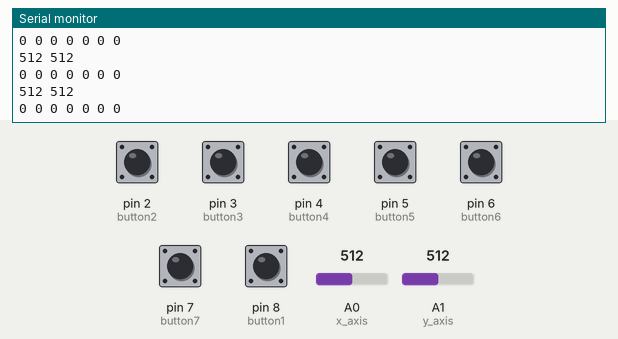
This sketch was run on a simulated Arduino Mega 2560, built with avr-gcc and run on an emulated ATmega2560. Parts: the last lines printed to the serial monitor. Inputs (shaded band) come from the test bench; at power-on: pin 2 (button2), pin 3 (button3), pin 4 (button4), pin 5 (button5), pin 6 (button6), pin 7 (button7), pin 8 (button1) LOW, A0 (x_axis) = 512, A1 (y_axis) = 512. No radio packets arrive unless stated.

Above: at 1.2 s.
1.3 s: A0 (x_axis) set to 716
At 1.35 s:
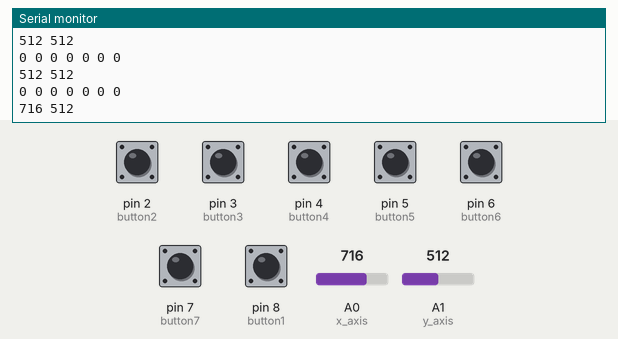
2.8 s: A1 (y_axis) set to 0
At 2.9 s:
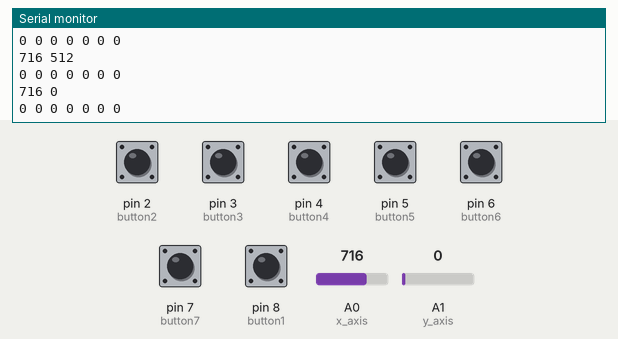
5.8 s: A1 (y_axis) set to 122
At 5.88 s:
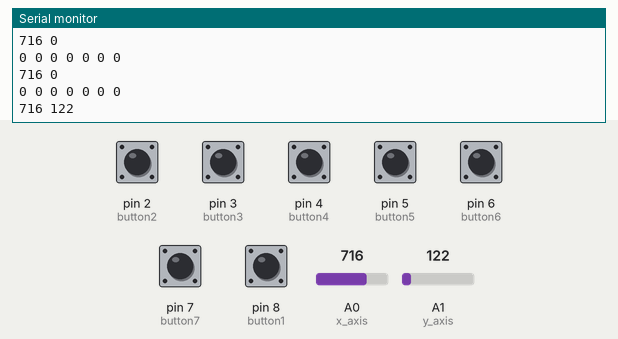
8.8 s: pin 2 (button2) pulled HIGH for 0.15 s
10.4 s: pin 3 (button3) pulled HIGH for 0.15 s
12.0 s: pin 4 (button4) pulled HIGH for 0.15 s
Timing chart, 0 to 14.6 s (numbered marks = the images above; inputs shaded):
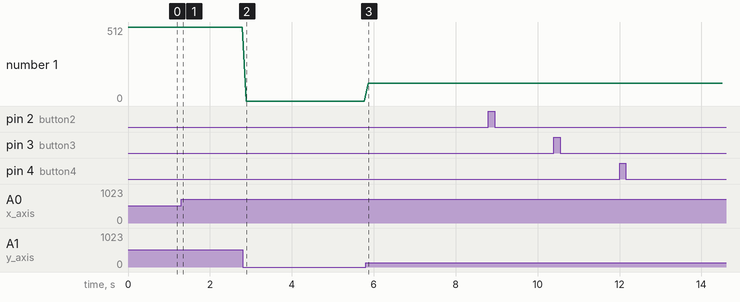

The sketch:

OjosRoboticosMandoCuadro.ino
```cpp
// (licence header left out)
//CONTROL MANDO A DISTANCIA
#include <SPI.h>
#include <nRF24L01.h>
#include <RF24.h>


//PINES DE COMUNICACION NRF24L01
#define CE_PIN   9
#define CSN_PIN 10


//DEFINIMOS LOS BOTONES Y POTENCIOMETROS DEL JOYSTICK
#define x_axis A0 // x axis
#define y_axis A1 //y axis
#define button1 8 // joystick button
#define button2 2 // A button
#define button3 3 // B button
#define button4 4 // C button
#define button5 5 // D button
#define button6 6 // E button
#define button7 7 // F button


//CANAL POR EL CUAL SE COMUNICA CON EL ARDUINO MEGA
const byte address[6] = "00002";
RF24 radio(CE_PIN, CSN_PIN);
int data[9];


void setup()
{
  Serial.begin(9600);

    //CONTROL MANDO A DISTANCIA
  radio.begin();
  radio.openWritingPipe(address);
  radio.stopListening();


   //CONTROL BOTONES
   pinMode(button1, INPUT);
  pinMode(button2, INPUT);
  pinMode(button3, INPUT);
  pinMode(button4, INPUT);
  pinMode(button5, INPUT);
  pinMode(button6, INPUT);
  pinMode(button7, INPUT);

}

void loop()
{

  //LECTURA DE VALORES
data[0] = analogRead(x_axis);
  data[1] = analogRead(y_axis);
  data[2] = digitalRead(button1);
  data[3] = digitalRead(button2);
  data[4] = digitalRead(button3);
  data[5] = digitalRead(button4);
  data[6] = digitalRead(button5);
  data[7] = digitalRead(button6);
  data[8] = digitalRead(button7);
  radio.write( data, sizeof(data) );

//MOSTRAMOS LOS VALORES POR EL MONITOR SERIAL
  Serial.print(analogRead(x_axis));
  Serial.print(" ");
  Serial.print(analogRead(y_axis));
  Serial.println(" ");
  Serial.print(digitalRead(button1));
  Serial.print(" ");
    Serial.print(digitalRead(button2));
  Serial.print(" ");
    Serial.print(digitalRead(button3));
  Serial.print(" ");
    Serial.print(digitalRead(button4));
  Serial.print(" ");
    Serial.print(digitalRead(button5));
  Serial.print(" ");
    Serial.print(digitalRead(button6));
  Serial.print(" ");
    Serial.print(digitalRead(button7));
  Serial.println(" ");

delay(100);

}
```

Measured:
- after the input at 1.3 s, the serial monitor: prints a new line after 0.05 s (image 1)
- after the input at 2.8 s, the serial monitor: prints a new line after 0.09 s (image 2)
- after the input at 5.8 s, the serial monitor: prints a new line after 0.07 s (image 3)
- plotted number 1: 0 → 122 after the input at 5.8 s
